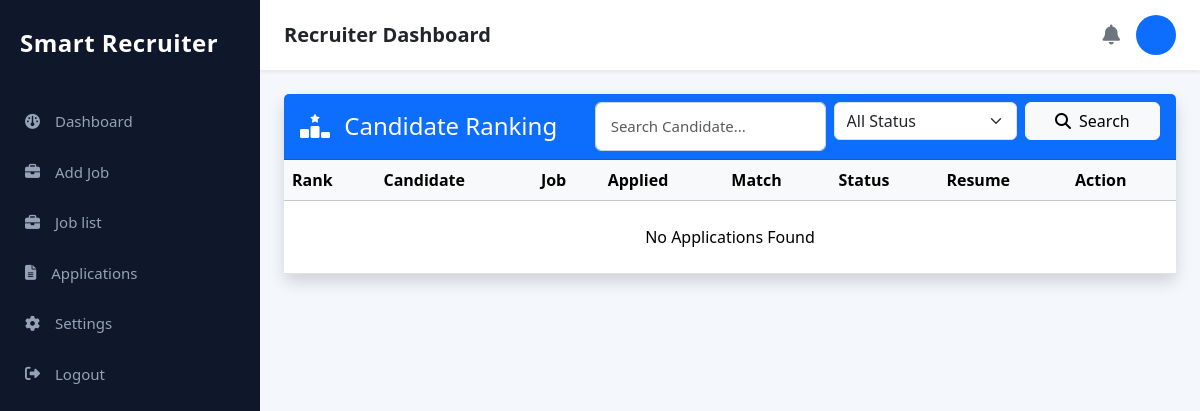
The app's page /applications/, older data.
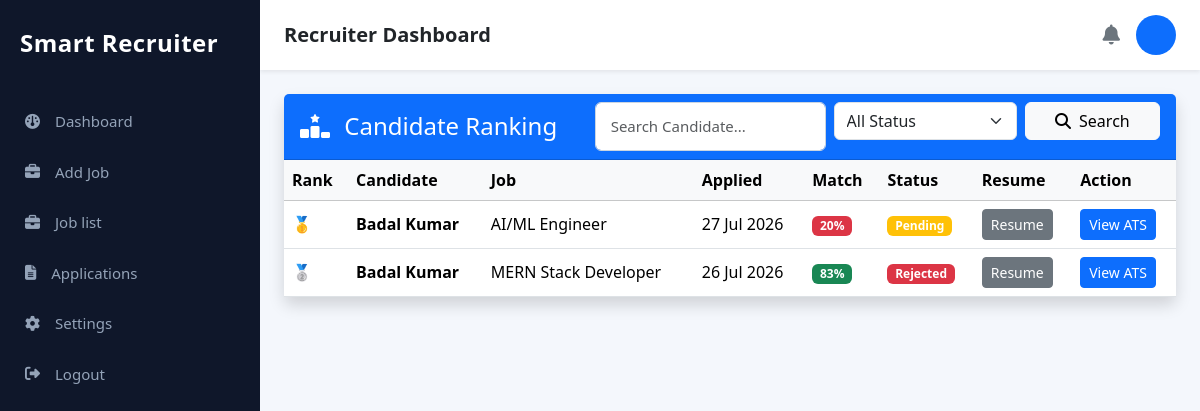
The same page, newer data.
### applications/models.py (models this page shows, shortened)
class Application(models.Model):
    STATUS = (
        ("Pending", "Pending"),
        ("Shortlisted", "Shortlisted"),
        ("Interview", "Interview"),
        ("Rejected", "Rejected"),
        ("Selected", "Selected"),
    )
    user = models.ForeignKey(User, on_delete=models.CASCADE)
    job = models.ForeignKey(Job, on_delete=models.CASCADE)
    resume = models.FileField(upload_to="resumes/")
    projects = models.TextField(blank=True)
    certifications = models.TextField(blank=True)
    last_seen = models.DateTimeField(auto_now=True)
    applied_at = models.DateTimeField(auto_now_add=True)
    status = models.CharField(
        max_length=20,
        choices=STATUS,
        default="Pending",
    )
    education = models.CharField(max_length=200, blank=True)
    experience = models.CharField(max_length=200, blank=True)
    skills = models.TextField(blank=True)
    ai_summary = models.TextField(blank=True)
    recruiter_notes = models.TextField(blank=True)
    match_score = models.IntegerField(default=85)
    interview_date = models.DateField(null=True, blank=True)
    interview_time = models.TimeField(null=True, blank=True)
    interview_mode = models.CharField(
        max_length=50,
        choices=[
            ("Google Meet", "Google Meet"),
            ("Zoom", "Zoom"),
            ("Offline", "Offline"),
        ],
        blank=True,
    )
    meeting_link = models.URLField(blank=True)

### job/models.py (models this page shows, shortened)
class Job(models.Model):
    JOB_TYPES = (
        ("Full Time", "Full Time"),
        ("Part Time", "Part Time"),
        ("Internship", "Internship"),
        ("Contract", "Contract"),
        ("Remote", "Remote"),
    )
    WORK_MODE = (
        ("Onsite", "Onsite"),
        ("Remote", "Remote"),
        ("Hybrid", "Hybrid"),
    )
    STATUS = (
        ("Active", "Active"),
        ("Closed", "Closed"),
    )
    EXPERIENCE = (
        ("Fresher", "Fresher"),
        ("0-1 Years", "0-1 Years"),
        ("1-3 Years", "1-3 Years"),
        ("3-5 Years", "3-5 Years"),
        ("5+ Years", "5+ Years"),
    )
    title = models.CharField(max_length=200)
    company = models.CharField(max_length=200)
    location = models.CharField(max_length=200)
    work_mode = models.CharField(
        max_length=20,
        choices=WORK_MODE,
        default="Onsite"
    )
    job_type = models.CharField(
        max_length=30,
        choices=JOB_TYPES,
        default="Full Time"
    )
    experience = models.CharField(
        max_length=30,
        choices=EXPERIENCE,
        default="Fresher"
    )
    education = models.CharField(max_length=200)
    salary = models.CharField(max_length=100)
    skills = models.TextField(
        help_text="Example: Python, Django, SQL, REST API"
    )
    responsibilities = models.TextField()
    requirements = models.TextField()
    benefits = models.TextField(blank=True)
    description = models.TextField()
    deadline = models.DateField(default=timezone.now)
    applicants = models.PositiveIntegerField(default=0)
    openings = models.PositiveIntegerField(default=1)
    status = models.CharField(
        max_length=20,
        choices=STATUS,
        default="Active"
    )
    created_at = models.DateTimeField(auto_now_add=True)

### applications/views.py (the view, shortened to what this page needs)
# urls.py: path("", views.application_list, name="application_list"),
def application_list(request):
    search = request.GET.get("search", "")
    status = request.GET.get("status", "")
    applications = (
        Application.objects
        .select_related("user", "job")
        .order_by("-applied_at")
    )
    if status:
        applications = applications.filter(status=status)
    context = {
        "applications": applications,
        "search": search,
        "status": status,
    }
    return render(
        request,
        "recruiter/application_list.html",
        context,
    )

### templates/recruiter/application_list.html (shortened to what the changed rows need)
{% extends "recruiter/recruiter_base.html" %} {% block content %}
<div class="container-fluid mt-4">
  <div class="card shadow border-0">
    <div class="table-responsive">
      <table class="table table-hover align-middle mb-0">
        <thead class="table-light">
          <tr>
            <th>Rank</th>
            <th>Candidate</th>
            <th>Job</th>
            <th>Applied</th>
            <th>Match</th>
            <th>Status</th>
            <th>Resume</th>
            <th>Action</th>
          </tr>
        </thead>
        <tbody>
          {% for application in applications %}
          <tr>
            <td>
              {% if forloop.counter == 1 %} 🥇 {% elif forloop.counter == 2 %}
              🥈 {% elif forloop.counter == 3 %} 🥉 {% else %} {{
              forloop.counter }} {% endif %}
            </td>
            <td>
              <strong> {{ application.user.username }} </strong>
            </td>
            <td>{{ application.job.title }}</td>
            <td>{{ application.applied_at|date:"d M Y" }}</td>
            <td>
              {% if application.match_score >= 80 %}
              <span class="badge bg-success">
                {{ application.match_score }}%
              </span>
              {% elif application.match_score >= 60 %}
              <span class="badge bg-warning text-dark">
                {{ application.match_score }}%
              </span>
              {% else %}
              <span class="badge bg-danger">
                {{ application.match_score }}%
              </span>
              {% endif %}
            </td>
            <td>
              {% if application.status == "Pending" %}
              <span class="badge bg-warning"> Pending </span>
              {% elif application.status == "Shortlisted" %}
              <span class="badge bg-success"> Shortlisted </span>
              {% elif application.status == "Rejected" %}
              <span class="badge bg-danger"> Rejected </span>
              {% elif application.status == "Interview" %}
              <span class="badge bg-info"> Interview </span>
              {% else %}
              <span class="badge bg-primary"> Selected </span>
              {% endif %}
            </td>
            <td>
              {% if application.resume %}
              <a
                href="{{ application.resume.url }}"
                target="_blank"
                class="btn btn-secondary btn-sm"
              >
                Resume
              </a>
              {% else %}
              <span class="text-danger"> No Resume </span>
              {% endif %}
            </td>
            <td>
              <a
                href="{% url 'application_detail' application.id %}"
                class="btn btn-primary btn-sm"
              >
                View ATS
              </a>
            </td>
          </tr>
          {% empty %}
          <tr>
            <td colspan="8" class="text-center py-4">No Applications Found</td>
          </tr>
          {% endfor %}
        </tbody>
      </table>
    </div>
  </div>
</div>
{% endblock %}

Row changes from the older to the newer data that the page shows:
added Application: user.username "Badal Kumar", job "AI/ML Engineer", applied_at "27 Jul 2026", match_score "20", status "Pending"
added Application: user.username "Badal Kumar", job "MERN Stack Developer", applied_at "26 Jul 2026", match_score "83", status "Rejected"
Text that changed along with them:
text no longer shown: "No Applications Found"
